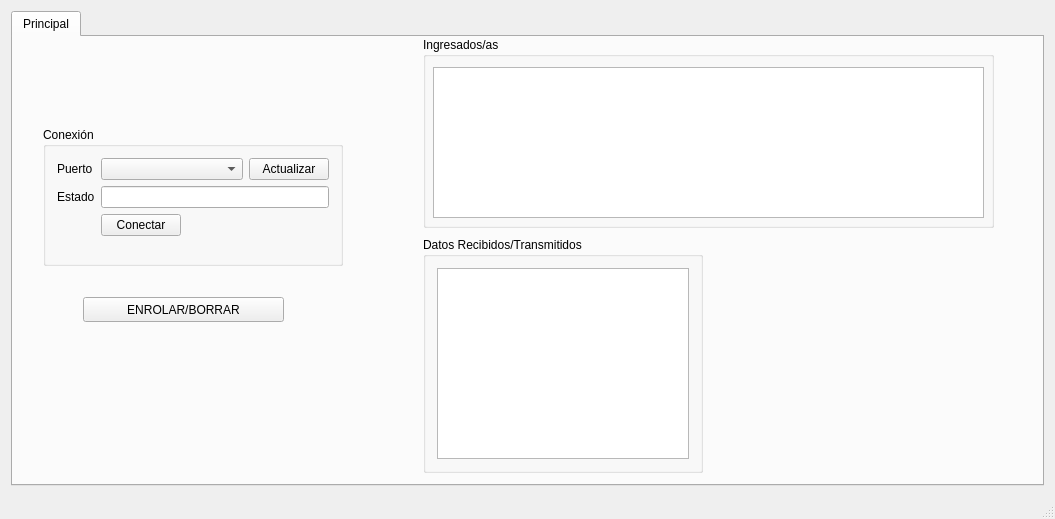
<?xml version="1.0" encoding="UTF-8"?>
<ui version="4.0">
 <class>MainWindow</class>
 <widget class="QMainWindow" name="MainWindow">
  <property name="geometry">
   <rect>
    <x>0</x>
    <y>0</y>
    <width>1055</width>
    <height>519</height>
   </rect>
  </property>
  <property name="minimumSize">
   <size>
    <width>1055</width>
    <height>500</height>
   </size>
  </property>
  <property name="maximumSize">
   <size>
    <width>1280</width>
    <height>720</height>
   </size>
  </property>
  <property name="windowTitle">
   <string>MainWindow</string>
  </property>
  <widget class="QWidget" name="centralWidget">
   <layout class="QVBoxLayout" name="verticalLayout_3">
    <item>
     <widget class="QTabWidget" name="tabWidget">
      <property name="enabled">
       <bool>true</bool>
      </property>
      <property name="minimumSize">
       <size>
        <width>0</width>
        <height>0</height>
       </size>
      </property>
      <property name="currentIndex">
       <number>0</number>
      </property>
      <widget class="QWidget" name="tabPrinicpal">
       <attribute name="title">
        <string>Principal</string>
       </attribute>
       <widget class="QGroupBox" name="groupBoxDatosRX">
        <property name="geometry">
         <rect>
          <x>410</x>
          <y>200</y>
          <width>280</width>
          <height>236</height>
         </rect>
        </property>
        <property name="title">
         <string>Datos Recibidos/Transmitidos</string>
        </property>
        <layout class="QVBoxLayout" name="verticalLayout">
         <item>
          <widget class="QTextEdit" name="textEditRecibido"/>
         </item>
        </layout>
       </widget>
       <widget class="QPushButton" name="pushButtonEnroll">
        <property name="geometry">
         <rect>
          <x>70</x>
          <y>260</y>
          <width>201</width>
          <height>25</height>
         </rect>
        </property>
        <property name="text">
         <string>ENROLAR/BORRAR</string>
        </property>
       </widget>
       <widget class="QGroupBox" name="groupBoxConex">
        <property name="geometry">
         <rect>
          <x>30</x>
          <y>90</y>
          <width>300</width>
          <height>139</height>
         </rect>
        </property>
        <property name="sizePolicy">
         <sizepolicy hsizetype="Fixed" vsizetype="Fixed">
          <horstretch>0</horstretch>
          <verstretch>0</verstretch>
         </sizepolicy>
        </property>
        <property name="minimumSize">
         <size>
          <width>300</width>
          <height>0</height>
         </size>
        </property>
        <property name="title">
         <string>Conexión</string>
        </property>
        <layout class="QFormLayout" name="formLayout">
         <property name="fieldGrowthPolicy">
          <enum>QFormLayout::ExpandingFieldsGrow</enum>
         </property>
         <item row="1" column="0">
          <widget class="QLabel" name="labelPort">
           <property name="text">
            <string>Puerto</string>
           </property>
          </widget>
         </item>
         <item row="1" column="1">
          <layout class="QHBoxLayout" name="horizontalLayout">
           <item>
            <widget class="QComboBox" name="comboBoxPuertos">
             <property name="sizePolicy">
              <sizepolicy hsizetype="Expanding" vsizetype="Fixed">
               <horstretch>0</horstretch>
               <verstretch>0</verstretch>
              </sizepolicy>
             </property>
             <property name="editable">
              <bool>false</bool>
             </property>
            </widget>
           </item>
           <item>
            <widget class="QPushButton" name="pushButtonRefreshPorts">
             <property name="toolTip">
              <string>Refrescar puertos</string>
             </property>
             <property name="statusTip">
              <string>Refrescar puertos</string>
             </property>
             <property name="text">
              <string>Actualizar</string>
             </property>
            </widget>
           </item>
          </layout>
         </item>
         <item row="2" column="0">
          <widget class="QLabel" name="labelEstadoConex">
           <property name="text">
            <string>Estado</string>
           </property>
          </widget>
         </item>
         <item row="2" column="1">
          <widget class="QLineEdit" name="lineEditEstado">
           <property name="alignment">
            <set>Qt::AlignCenter</set>
           </property>
           <property name="readOnly">
            <bool>true</bool>
           </property>
          </widget>
         </item>
         <item row="3" column="1">
          <widget class="QPushButton" name="pushButtonConectar">
           <property name="text">
            <string>Conectar</string>
           </property>
          </widget>
         </item>
        </layout>
       </widget>
       <widget class="QGroupBox" name="groupBoxBienvenidos">
        <property name="geometry">
         <rect>
          <x>410</x>
          <y>0</y>
          <width>571</width>
          <height>191</height>
         </rect>
        </property>
        <property name="title">
         <string>Ingresados/as</string>
        </property>
        <widget class="QTextEdit" name="textEditBienvenido">
         <property name="geometry">
          <rect>
           <x>10</x>
           <y>30</y>
           <width>551</width>
           <height>151</height>
          </rect>
         </property>
         <property name="font">
          <font>
           <pointsize>25</pointsize>
          </font>
         </property>
         <property name="html">
          <string>&lt;!DOCTYPE HTML PUBLIC &quot;-//W3C//DTD HTML 4.0//EN&quot; &quot;http://www.w3.org/TR/REC-html40/strict.dtd&quot;&gt;
&lt;html&gt;&lt;head&gt;&lt;meta name=&quot;qrichtext&quot; content=&quot;1&quot; /&gt;&lt;style type=&quot;text/css&quot;&gt;
p, li { white-space: pre-wrap; }
&lt;/style&gt;&lt;/head&gt;&lt;body style=&quot; font-family:'Ubuntu'; font-size:25pt; font-weight:400; font-style:normal;&quot;&gt;
&lt;p style=&quot;-qt-paragraph-type:empty; margin-top:0px; margin-bottom:0px; margin-left:0px; margin-right:0px; -qt-block-indent:0; text-indent:0px; font-size:45pt;&quot;&gt;&lt;br /&gt;&lt;/p&gt;&lt;/body&gt;&lt;/html&gt;</string>
         </property>
        </widget>
       </widget>
      </widget>
     </widget>
    </item>
   </layout>
  </widget>
  <widget class="QStatusBar" name="statusBar"/>
 </widget>
 <layoutdefault spacing="6" margin="11"/>
 <resources/>
 <connections/>
</ui>
